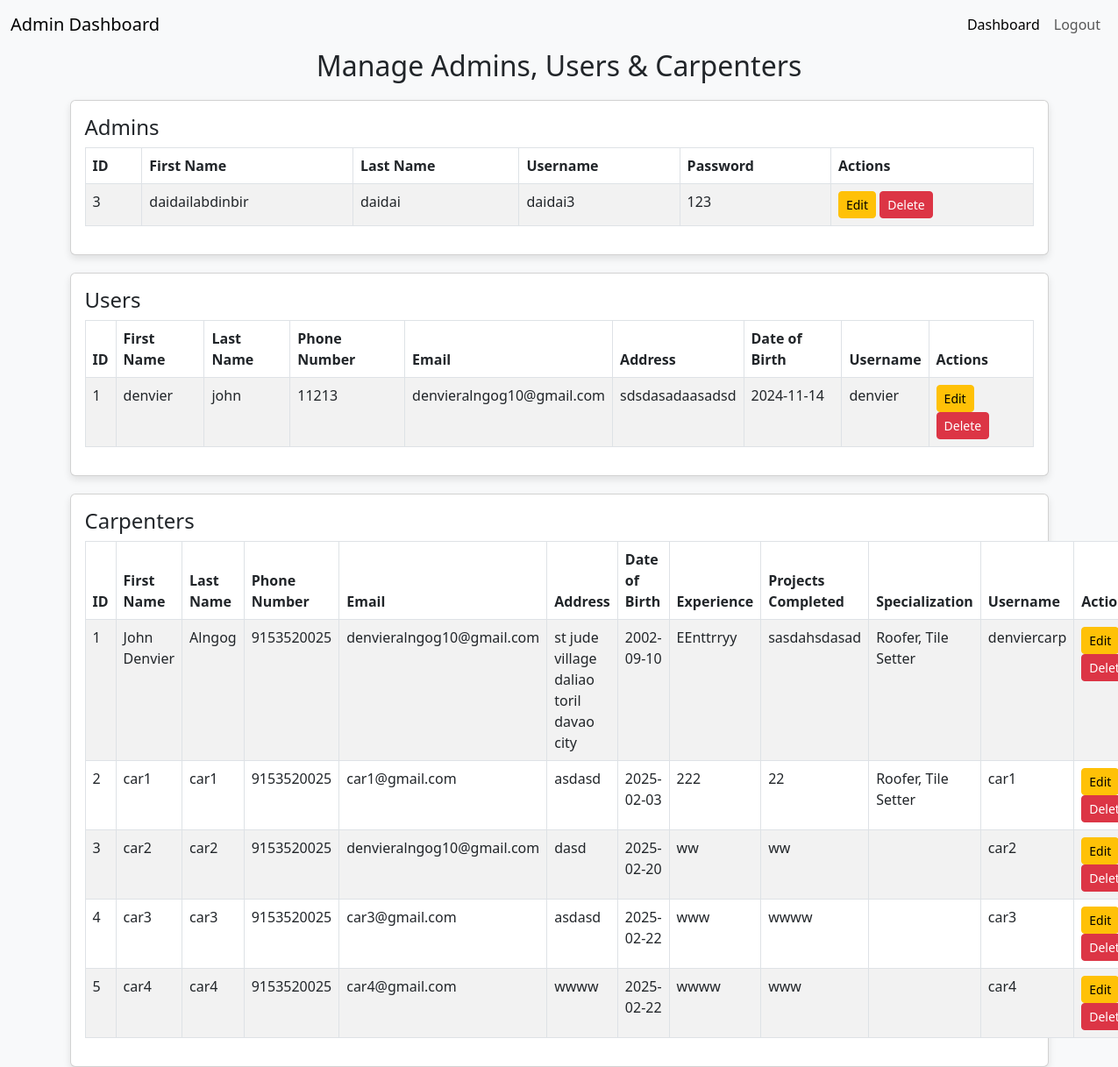
The page /manage_users.php (signed in) on the database its author committed.
### tables this page shows
CREATE TABLE `users` (
  `User_ID` int(11) NOT NULL,
  `First_Name` varchar(255) NOT NULL,
  `Last_Name` varchar(255) NOT NULL,
  `Phone_Number` bigint(11) NOT NULL,
  `Email` varchar(255) NOT NULL,
  `Address` varchar(255) NOT NULL,
  `Date_Of_Birth` date NOT NULL,
  `Username` varchar(255) NOT NULL,
  `Password` varchar(255) NOT NULL,
  `Photo` mediumblob NOT NULL
);

CREATE TABLE `carpenters` (
  `Carpenter_ID` int(11) NOT NULL,
  `First_Name` varchar(255) NOT NULL,
  `Last_Name` varchar(255) NOT NULL,
  `Phone_Number` bigint(11) NOT NULL,
  `Email` varchar(255) NOT NULL,
  `Address` varchar(255) NOT NULL,
  `Date_Of_Birth` date NOT NULL,
  `Experiences` varchar(255) NOT NULL,
  `Project_Completed` varchar(255) NOT NULL,
  `username` varchar(255) NOT NULL,
  `password` varchar(255) NOT NULL,
  `specialization` varchar(255) NOT NULL,
  `Photo` mediumblob NOT NULL
);

### manage_users.php (the view, shortened to what this page needs)
<?php
    include 'config.php';
    $sql_users = "SELECT * FROM users";
    $result_users = $conn->query($sql_users);
    $sql_carpenters = "SELECT * FROM carpenters";
    $result_carpenters = $conn->query($sql_carpenters);
    $sql_admins = "SELECT * FROM admin";
    $result_admins = $conn->query($sql_admins);
?>
<!DOCTYPE html>
<html lang="en">
<head>
    <link href="https://cdn.jsdelivr.net/npm/bootstrap@5.3.0-alpha1/dist/css/bootstrap.min.css" rel="stylesheet">
</head>
<body>
    <nav class="navbar navbar-expand-lg navbar-light bg-light">
        <div class="container-fluid">
            <a class="navbar-brand" href="#">Admin Dashboard</a>
            <div class="collapse navbar-collapse" id="navbarNav">
                <ul class="navbar-nav ms-auto">
                    <li class="nav-item">
                        <a class="nav-link active" href="admindashboard.php">Dashboard</a>
                    </li>
                    <li class="nav-item">
                        <a class="nav-link" href="adminlogout.php">Logout</a>
                    </li>
                </ul>
            </div>
        </div>
    </nav>
    <div class="container">
        <h2 class="text-center">Manage Admins, Users & Carpenters</h2>
        <div class="card">
            <div class="card-body">
                <h4>Admins</h4>
                <table class="table table-striped table-bordered">
                    <thead>
                        <tr>
                            <th>ID</th>
                            <th>First Name</th>
                            <th>Last Name</th>
                            <th>Username</th>
                            <th>Password</th>
                            <th>Actions</th>
                        </tr>
                    </thead>
                    <tbody>
                        <?php
                        if ($result_admins->num_rows > 0) {
                            while($admin = $result_admins->fetch_assoc()) {
                                echo "<tr>
                                    <td>" . $admin['admin_id'] . "</td>
                                    <td>" . $admin['firstname'] . "</td>
                                    <td>" . $admin['lastname'] . "</td>
                                    <td>" . $admin['username'] . "</td>
                                    <td>" . $admin['password'] . "</td>
                                    <td>
                                        <a href='edit_admin.php?id=" . $admin['admin_id'] . "' class='btn btn-warning btn-sm'>Edit</a>
                                        <a href='delete_admin.php?id=" . $admin['admin_id'] . "' class='btn btn-danger btn-sm'>Delete</a>
                                    </td>
                                </tr>";
                            }
                        } else {
                            echo "<tr><td colspan='6' class='text-center'>No admins found</td></tr>";
                        }
                        ?>
                    </tbody>
                </table>
            </div>
        </div>
        <div class="card">
            <div class="card-body">
                <h4>Users</h4>
                <table class="table table-striped table-bordered">
                    <thead>
                        <tr>
                            <th>ID</th>
                            <th>First Name</th>
                            <th>Last Name</th>
                            <th>Phone Number</th>
                            <th>Email</th>
                            <th>Address</th>
                            <th>Date of Birth</th>
                            <th>Username</th>
                            <th>Actions</th>
                        </tr>
                    </thead>
                    <tbody>
                        <?php
                        if ($result_users->num_rows > 0) {
                            while($user = $result_users->fetch_assoc()) {
                                echo "<tr>
                                    <td>" . $user['User_ID'] . "</td>
                                    <td>" . $user['First_Name'] . "</td>
                                    <td>" . $user['Last_Name'] . "</td>
                                    <td>" . $user['Phone_Number'] . "</td>
                                    <td>" . $user['Email'] . "</td>
                                    <td>" . $user['Address'] . "</td>
                                    <td>" . $user['Date_Of_Birth'] . "</td>
                                    <td>" . $user['Username'] . "</td>
                                    <td>
                                        <a href='edit_user.php?id=" . $user['User_ID'] . "' class='btn btn-warning btn-sm'>Edit</a>
                                        <a href='delete_user.php?id=" . $user['User_ID'] . "' class='btn btn-danger btn-sm'>Delete</a>
                                    </td>
                                </tr>";
                            }
                        } else {
                            echo "<tr><td colspan='9' class='text-center'>No users found</td></tr>";
                        }
                        ?>
                    </tbody>
                </table>
            </div>
        </div>
        <div class="card">
            <div class="card-body">
                <h4>Carpenters</h4>
                <table class="table table-striped table-bordered">
                    <thead>
                        <tr>
                            <th>ID</th>
                            <th>First Name</th>
                            <th>Last Name</th>
                            <th>Phone Number</th>
                            <th>Email</th>
                            <th>Address</th>
                            <th>Date of Birth</th>
                            <th>Experience</th>
                            <th>Projects Completed</th>
                            <th>Specialization</th>
                            <th>Username</th>
                            <th>Actions</th>
                        </tr>
                    </thead>
                    <tbody>
                        <?php
                        if ($result_carpenters->num_rows > 0) {
                            while($carpenter = $result_carpenters->fetch_assoc()) {
                                echo "<tr>
                                    <td>" . $carpenter['Carpenter_ID'] . "</td>
                                    <td>" . $carpenter['First_Name'] . "</td>
                                    <td>" . $carpenter['Last_Name'] . "</td>
                                    <td>" . $carpenter['Phone_Number'] . "</td>
                                    <td>" . $carpenter['Email'] . "</td>
                                    <td>" . $carpenter['Address'] . "</td>
                                    <td>" . $carpenter['Date_Of_Birth'] . "</td>
                                    <td>" . $carpenter['Experiences'] . "</td>
                                    <td>" . $carpenter['Project_Completed'] . "</td>
                                    <td>" . $carpenter['specialization'] . "</td>
                                    <td>" . $carpenter['username'] . "</td>
                                    <td>
                                        <a href='edit_carpenter.php?id=" . $carpenter['Carpenter_ID'] . "' class='btn btn-warning btn-sm'>Edit</a>
                                        <a href='delete_carpenter.php?id=" . $carpenter['Carpenter_ID'] . "' class='btn btn-danger btn-sm'>Delete</a>
                                    </td>
                                </tr>";
                            }
                        } else {
                            echo "<tr><td colspan='12' class='text-center'>No carpenters found</td></tr>";
                        }
                        ?>
                    </tbody>
                </table>
            </div>
    </div>
</body>
</html>

### manage_users.php (style rules this page uses)
body { background-color: #f8f9fa; }
.card { margin-top: 20px; box-shadow: 0 4px 8px rgba(0, 0, 0, 0.1); }

### rows shown on the page
users: User_ID "1", First_Name "denvier", Last_Name "john", Phone_Number "11213", Email "denvieralngog10@gmail.com", Address "sdsdasadaasadsd", Date_Of_Birth "2024-11-14", Username "denvier"
carpenters: Carpenter_ID "1", First_Name "John Denvier", Last_Name "Alngog", Phone_Number "9153520025", Email "denvieralngog10@gmail.com", Address "st jude village daliao toril davao city", Date_Of_Birth "2002-09-10", Experiences "EEnttrryy", Project_Completed "sasdahsdasad", specialization "Roofer, Tile Setter", username "denviercarp"
carpenters: Carpenter_ID "2", First_Name "car1", Last_Name "car1", Phone_Number "9153520025", Email "car1@gmail.com", Address "asdasd", Date_Of_Birth "2025-02-03", Experiences "222", Project_Completed "22", specialization "Roofer, Tile Setter", username "car1"
carpenters: Carpenter_ID "3", First_Name "car2", Last_Name "car2", Phone_Number "9153520025", Email "denvieralngog10@gmail.com", Address "dasd", Date_Of_Birth "2025-02-20", Experiences "ww", Project_Completed "ww", username "car2"
carpenters: Carpenter_ID "4", First_Name "car3", Last_Name "car3", Phone_Number "9153520025", Email "car3@gmail.com", Address "asdasd", Date_Of_Birth "2025-02-22", Experiences "www", Project_Completed "wwww", username "car3"
carpenters: Carpenter_ID "5", First_Name "car4", Last_Name "car4", Phone_Number "9153520025", Email "car4@gmail.com", Address "wwww", Date_Of_Birth "2025-02-22", Experiences "wwww", Project_Completed "www", username "car4"

### other values the page prints
$admin['admin_id'] "3"
$admin['firstname'] "daidailabdinbir"
$admin['lastname'] "daidai"
$admin['username'] "daidai3"
$admin['password'] "123"
